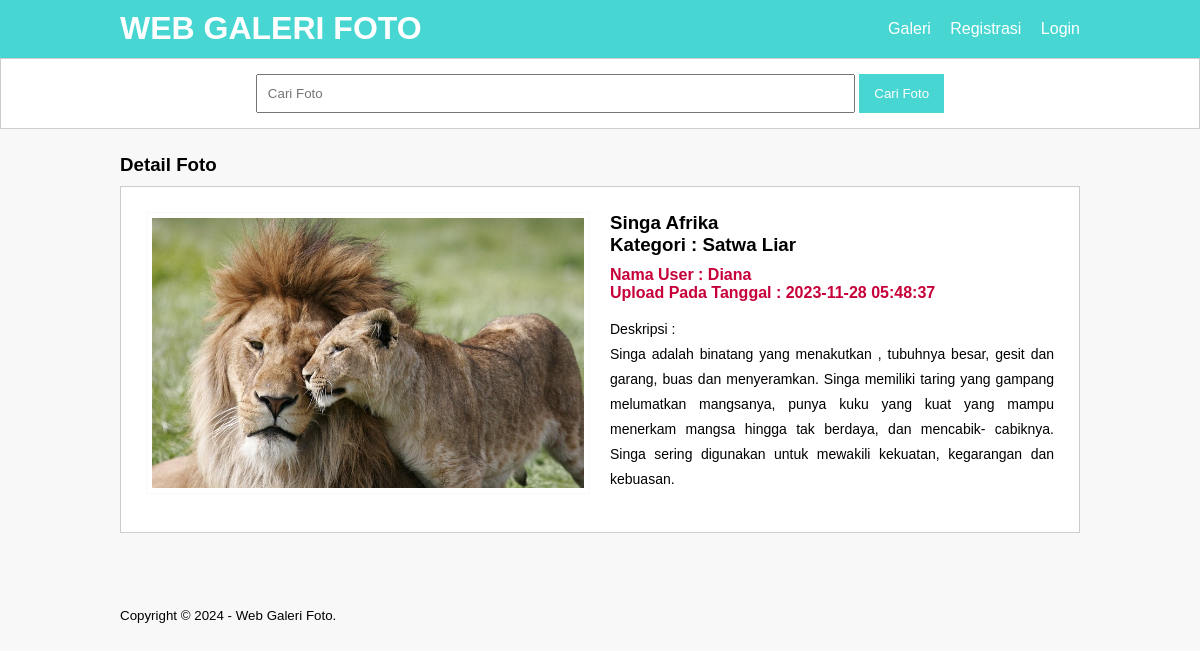
/detail-image.php?id=42, run on the app's committed database.
### tables this page shows
CREATE TABLE `tb_image` (
  `image_id` int(11) NOT NULL,
  `category_id` int(11) NOT NULL,
  `category_name` varchar(100) NOT NULL,
  `admin_id` int(11) NOT NULL,
  `admin_name` varchar(100) NOT NULL,
  `image_name` varchar(100) NOT NULL,
  `image_description` text NOT NULL,
  `image` varchar(100) NOT NULL,
  `image_status` tinyint(1) NOT NULL,
  `date_created` timestamp NOT NULL DEFAULT current_timestamp() ON UPDATE current_timestamp()
);

### detail-image.php (the view, shortened to what this page needs)
<?php
    include 'db.php';
	$produk = mysqli_query($conn, "SELECT * FROM tb_image WHERE image_id = '".$_GET['id']."' ");
	$p = mysqli_fetch_object($produk);
?>
<!DOCTYPE html PUBLIC "-//W3C//DTD XHTML 1.0 Transitional//EN" "http://www.w3.org/TR/xhtml1/DTD/xhtml1-transitional.dtd">
<html xmlns="http://www.w3.org/1999/xhtml">
<head>
<link rel="stylesheet" type="text/css" href="css/style.css">
</head>
<body>
    <header>
        <div class="container">
        <h1><a href="index.php">WEB GALERI FOTO</a></h1>
        <ul>
            <li><a href="galeri.php">Galeri</a></li>
           <li><a href="registrasi.php">Registrasi</a></li>
           <li><a href="login.php">Login</a></li>
        </ul>
        </div>
    </header>
    <div class="search">
        <div class="container">
            <form action="galeri.php">
                <input type="text" name="search" placeholder="Cari Foto" value="<?php echo $_GET['search'] ?>" />
                <input type="submit" name="cari" value="Cari Foto" />
            </form>
        </div>
    </div>
    <div class="section">
        <div class="container">
             <h3>Detail Foto</h3>
            <div class="box">
                <div class="col-2">
                   <img src="foto/<?php echo $p->image ?>" width="100%" />
                </div>
                <div class="col-2">
                   <h3><?php echo $p->image_name ?><br />Kategori : <?php echo $p->category_name  ?></h3>
                   <h4>Nama User : <?php echo $p->admin_name ?><br />
                   Upload Pada Tanggal : <?php echo $p->date_created  ?></h4>
                   <p>Deskripsi :<br />
                        <?php echo $p->image_description ?>
                   </p>
                </div>
            </div>
        </div>
    </div>
    <footer>
        <div class="container">
            <small>Copyright &copy; 2024 - Web Galeri Foto.</small>
        </div>
    </footer>
</body>
</html>

### css/style.css (style rules this page uses)
* { padding:0; margin:0; font-family:'Quicksand', sans-serif; }
body { background-color:#f8f8f8; }
a { color: inherit; text-decoration:none; }
header { background-color: #48d6d2; color: #fff; }
header h1 { float:left; padding:10px 0; }
header ul { float:right; }
header ul li { display:inline-block; }
header ul li a { padding:20px 0 20px 15px; display: inline-block; }
footer { padding:25px 0; }
.container { width: 80%; margin: 0 auto; }
.container:after { content:''; display: block; clear:both; }
.section { padding:25px 0; }
.box { background-color: #fff; border:1px solid #ccc; padding:15px; box-sizing: border-box; margin:10px 0 25px 0; }
.box:after { content: ''; display: block; clear: both; }
.search { padding:15px 0; background-color: #fff; border:1px solid #ccc; text-align: center; }
.search input[type=text] { width: 60%; padding:10px; }
.search input[type=submit] { padding:12px 15px; background-color: #48d6d2; color: #fff; border:none; cursor:pointer; }
.col-2 { width: 50%; min-height: 200px; padding:10px; box-sizing: border-box; float: left; }
.col-2 img { border:1px solid #f9f9f9; padding:5px; box-sizing: border-box; }
.col-2 h3 { margin-bottom: 10px; }
.col-2 h4 { color: #C70039; }
.col-2 p { margin:15px 0; text-align: justify; line-height: 25px; font-size: 14px; }

### data on the page
tb_image: image (picture), image_name "Singa Afrika", category_name "Satwa Liar", admin_name "Diana", date_created "2023-11-28 05:48:37", image_description "Singa adalah binatang yang menakutkan , tubuhnya besar, gesit dan garang, buas dan menyeramkan. Singa memiliki taring yang gampang melumatkan mangsanya, punya kuku yang kuat yang mampu menerkam mangsa hingga tak berdaya, dan mencabik- cabiknya. Singa sering digunakan untuk mewakili kekuatan, kegarangan dan kebuasan."
